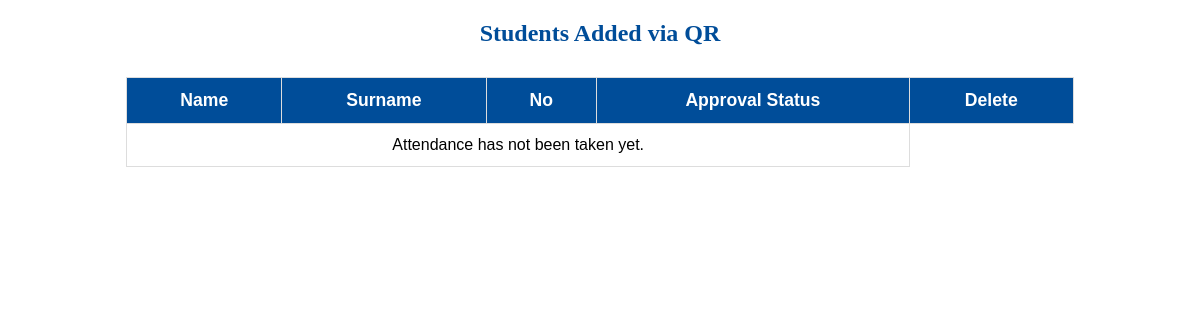
The app's page /yoklamalist/, older data.
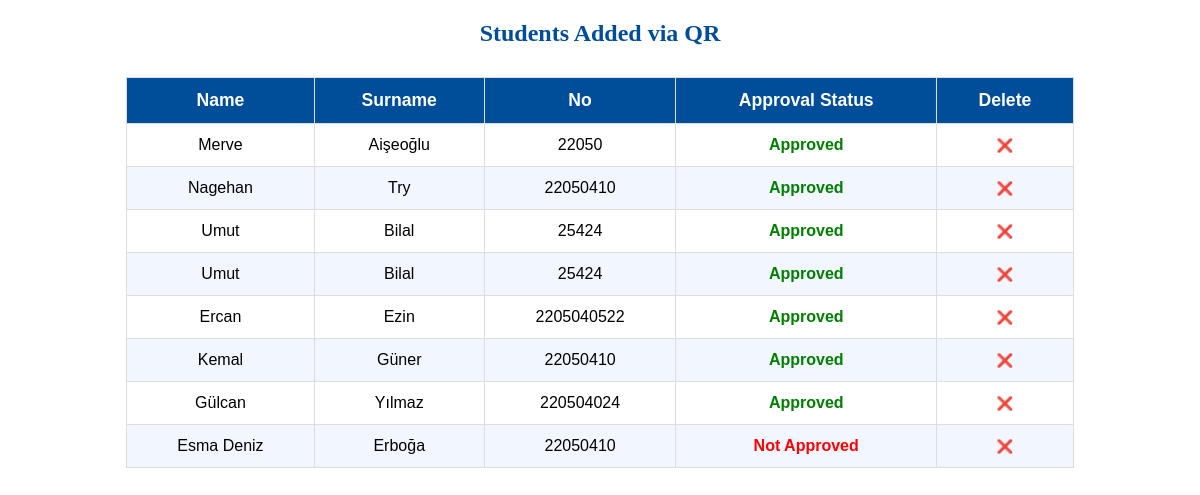
The same page, newer data.
### Attendance/RollCall/models.py (models this page shows, shortened)
class Yoklama(models.Model):
    ad = models.CharField(max_length=100)
    soyad = models.CharField(max_length=100)
    numara = models.CharField(max_length=20)
    onaylandi = models.BooleanField(default=False)  # kutucuk: "kendim onayladım"

### Attendance/RollCall/views.py (the view)
# urls.py: path('yoklamalist/', views.yoklamalist, name='yoklamalist'),
def yoklamalist(request):
    yoklamalar = Yoklama.objects.all().order_by('-id')  # Tüm yoklamalar, yeni ilk
    return render(request, 'yoklamalist.html', {'yoklamalar': yoklamalar})

### Attendance/RollCall/templates/yoklamalist.html (shortened to what this page needs)
<!DOCTYPE html>
<html lang="tr">
    {%load static%}
<head>
    <link rel="stylesheet" href="{% static 'css/list.css' %}" />
</head>
<body>
    <h2 style="text-align:center; color:#004d99;">Students Added via QR</h2>
    <table>
        <thead>
            <tr>
                <th>Name</th>
                <th>Surname</th>
                <th>No</th>
                <th>Approval Status</th>
                <th>Delete</th>
            </tr>
        </thead>
        <tbody>
            {% for yoklama in yoklamalar %}
                <tr>
                    <td>{{ yoklama.ad }}</td>
                    <td>{{ yoklama.soyad }}</td>
                    <td>{{ yoklama.numara }}</td>
                    <td>
                        {% if yoklama.onaylandi %}
                            <span style="color:green; font-weight:bold;">Approved</span>
                        {% else %}
                            <span style="color:red; font-weight:bold;">Not Approved</span>
                        {% endif %}
                    </td>
                     <td>
                <form method="POST" action="{% url 'yoklama_sil' yoklama.id %}" style="display:inline;">
                    <button type="submit" style="background:none; border:none; color:red; cursor:pointer;" title="Sil">&#10060;</button>
                </form>
            </td>
                </tr>
            {% empty %}
                <tr>
                    <td colspan="4">Attendance has not been taken yet.</td>
                </tr>
            {% endfor %}
        </tbody>
    </table>
</body>
</html>

### Attendance/RollCall/static/css/list.css (style rules this page uses)
table { width: 80%; margin: 30px auto; border-collapse: collapse; font-family: Arial, sans-serif; }
th, td { padding: 12px 18px; border: 1px solid #ddd; text-align: center; }
th { background-color: #004d99; color: white; font-size: 1.1em; }
tr:nth-child(even) { background-color: #f2f7ff; }

Row changes from the older to the newer data that the page shows:
added Yoklama: ad "Merve", soyad "Aişeoğlu", numara "22050", onaylandi "Approved"
added Yoklama: ad "Nagehan", soyad "Try", numara "22050410", onaylandi "Approved"
added Yoklama: ad "Umut", soyad "Bilal", numara "25424", onaylandi "Approved"
added Yoklama: ad "Umut", soyad "Bilal", numara "25424", onaylandi "Approved"
added Yoklama: ad "Ercan", soyad "Ezin", numara "2205040522", onaylandi "Approved"
added Yoklama: ad "Kemal", soyad "Güner", numara "22050410", onaylandi "Approved"
added Yoklama: ad "Gülcan", soyad "Yılmaz", numara "220504024", onaylandi "Approved"
added Yoklama: ad "Esma Deniz", soyad "Erboğa", numara "22050410", onaylandi "Not Approved"
Text that changed along with them:
text no longer shown: "Attendance has not been taken yet."
